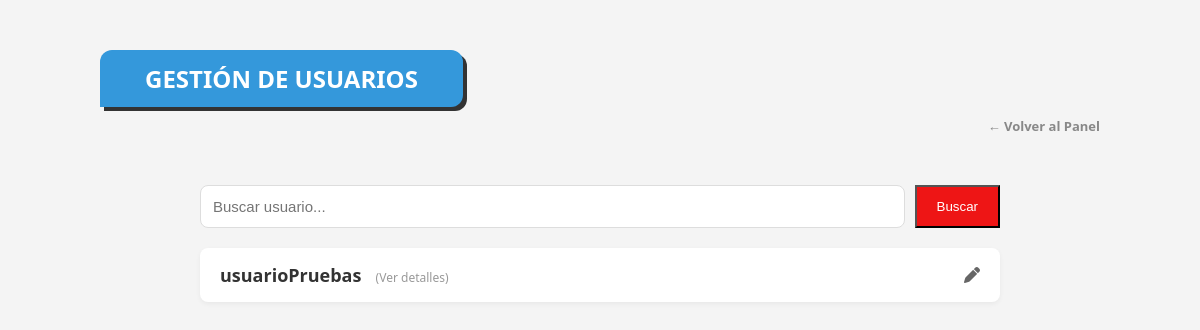
/admin/users (signed in), run on an earlier commit of the app's database.
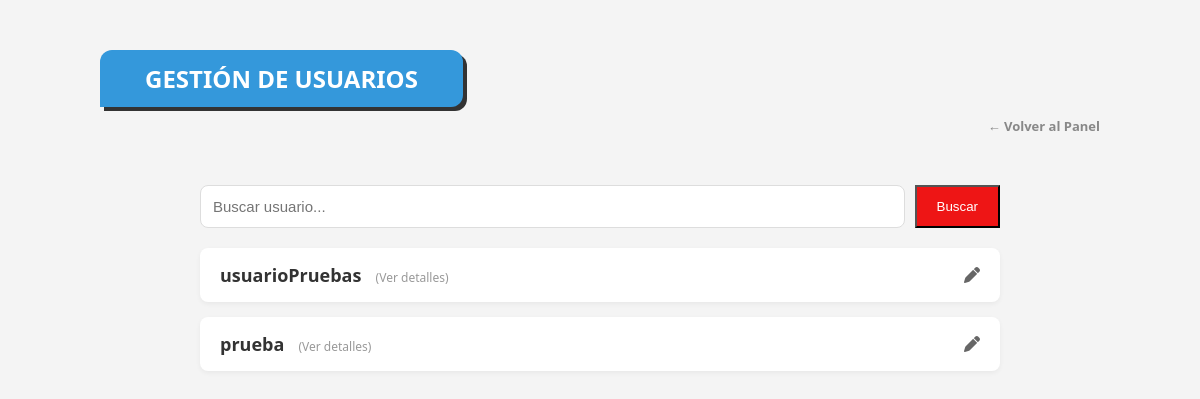
And on a later commit of the database.
### tables this page shows
CREATE TABLE Users (
    username VARCHAR(50) PRIMARY KEY,
    password VARCHAR(100), -- ¡Importante la coma al final!
    fav_pokemon INT,
    name VARCHAR(100),
    surname VARCHAR(100),
    dni VARCHAR(20) UNIQUE,
    email VARCHAR(100) UNIQUE,
    role VARCHAR(20)
);

### app/controller/ui/IU_Admin.py (the view)
    @bp.route('/users', methods=['GET'])
    def users_list():
        if 'user' not in session or session.get('role') != 'ADMIN':
            return redirect(url_for('iu_mprincipal.login'))
        gestor = GestorBD()
        query = request.args.get('q')
        if query:
            sql = f"SELECT * FROM Users WHERE role = 'USER' AND username LIKE '%{query}%'"
        else:
            sql = "SELECT * FROM Users WHERE role = 'USER'"
        res = gestor.execSQL(sql)
        lista_usuarios = []
        while res.next():
            lista_usuarios.append({
                'username': res.getString('username'),
                'name': res.getString('name'),
                'surname': res.getString('surname'),
                'dni': res.getString('dni'),
                'email': res.getString('email')
            })
        return render_template('admin_users.html', usuarios=lista_usuarios, search_query=query)

### app/database/GestorBD.py (called while the page is built)
    def crear_tablas_si_no_existen(self):
        print("Verificando integridad de las tablas...")
        try:
            with open('app/database/schema.sql', 'r') as f:
                schema = f.read()
            self.connection.executescript(schema)
            self.connection.commit()
        except Exception as e:
            print(f"Error al verificar/crear tablas: {e}")

    def execSQL(self, sql):
        cursor = self.connection.cursor()
        cursor.execute(sql)
        datos = cursor.fetchall()
        return ResultadoSQL(datos)

### app/database/ResultadoSQL.py (called while the page is built)
    def next(self):
        self.indice += 1
        return self.indice < len(self.datos)

    def getString(self, columna):
        return str(self.datos[self.indice][columna])

### app/templates/admin_users.html (shortened to what this page needs)
<!DOCTYPE html>
<html lang="es">
<head>
    <link rel="stylesheet" href="{{ url_for('static', filename='css/style.css') }}">
    <link href="https://cdnjs.cloudflare.com/ajax/libs/font-awesome/6.0.0/css/all.min.css" rel="stylesheet">
</head>
<body style="background-color: #f4f4f4;">
    <div class="menu-main-container">
        <div class="menu-banner" style="background-color: #3498db;">
            Gestión de Usuarios
        </div>
        <div class="menu-top-links">
            <a href="{{ url_for('iu_admin.panel') }}" class="menu-link-secondary">← Volver al Panel</a>
        </div>
        <div style="max-width: 800px; margin: 0 auto; padding: 20px;">
            <form action="{{ url_for('iu_admin.users_list') }}" method="GET" style="margin-bottom: 20px; display: flex; gap: 10px;">
                <input type="text" name="q" class="form-control" placeholder="Buscar usuario..." value="{{ search_query if search_query else '' }}">
                <button type="submit" class="btn-primary" style="padding: 10px 20px;">Buscar</button>
            </form>
            {% if usuarios|length == 0 %}
                <div style="text-align: center; color: #888;">
                    <h3>No se encontraron usuarios.</h3>
                </div>
            {% else %}
                {% for u in usuarios %}
                <div class="request-card">
                    <div class="user-info" onclick="openModal('modal-{{ u.username }}')">
                        <span class="username-text">{{ u.username }}</span>
                        <span class="click-hint">(Ver detalles)</span>
                    </div>
                    <a href="{{ url_for('iu_admin.edit_user', username=u.username) }}" style="color: #666;">
                        <i class="fa-solid fa-pen"></i>
                    </a>
                </div>
                {% endfor %}
            {% endif %}
        </div>
    </div>
</body>
</html>

### app/static/css/style.css (style rules this page uses)
body { display: flex; justify-content: center; background-color: #f5f5f5; margin: 0; font-family: 'Segoe UI', Arial, sans-serif; min-height: 100vh; }
.menu-main-container { width: 90%; max-width: 1000px; margin: 50px auto; }
.menu-banner { background: #ee1515; color: white; display: inline-block; padding: 12px 45px; font-weight: bold; font-size: 24px; text-transform: uppercase; border-radius: 12px 12px 12px 0; margin-bottom: 40px; box-shadow: 4px 4px 0px #333; }
.menu-top-links { display: flex; gap: 20px; margin-top: -30px; margin-bottom: 30px; justify-content: flex-end; }
.menu-link-secondary { text-decoration: none; color: #888; font-size: 13px; font-weight: bold; }
.form-control { width: 100%; padding: 12px; border: 2px solid #eee; border-radius: 12px; font-size: 15px; outline: none; box-sizing: border-box; transition: border-color 0.3s; }
.btn-primary { background-color: #ee1515; color: white; }
.form-control { width: 100%; padding: 12px; border: 1px solid #ddd; border-radius: 8px; font-size: 15px; transition: border-color 0.3s ease; box-sizing: border-box; }
.request-card { background: white; padding: 15px 20px; margin-bottom: 15px; border-radius: 8px; box-shadow: 0 2px 5px rgba(0,0,0,0.05); display: flex; justify-content: space-between; align-items: center; transition: transform 0.2s; }
.user-info { cursor: pointer; flex-grow: 1; }
.username-text { font-weight: bold; font-size: 18px; color: #333; }
.click-hint { font-size: 12px; color: #999; margin-left: 10px; }

What changed in the data, as far as the page shows it:
added Users: username "prueba"
